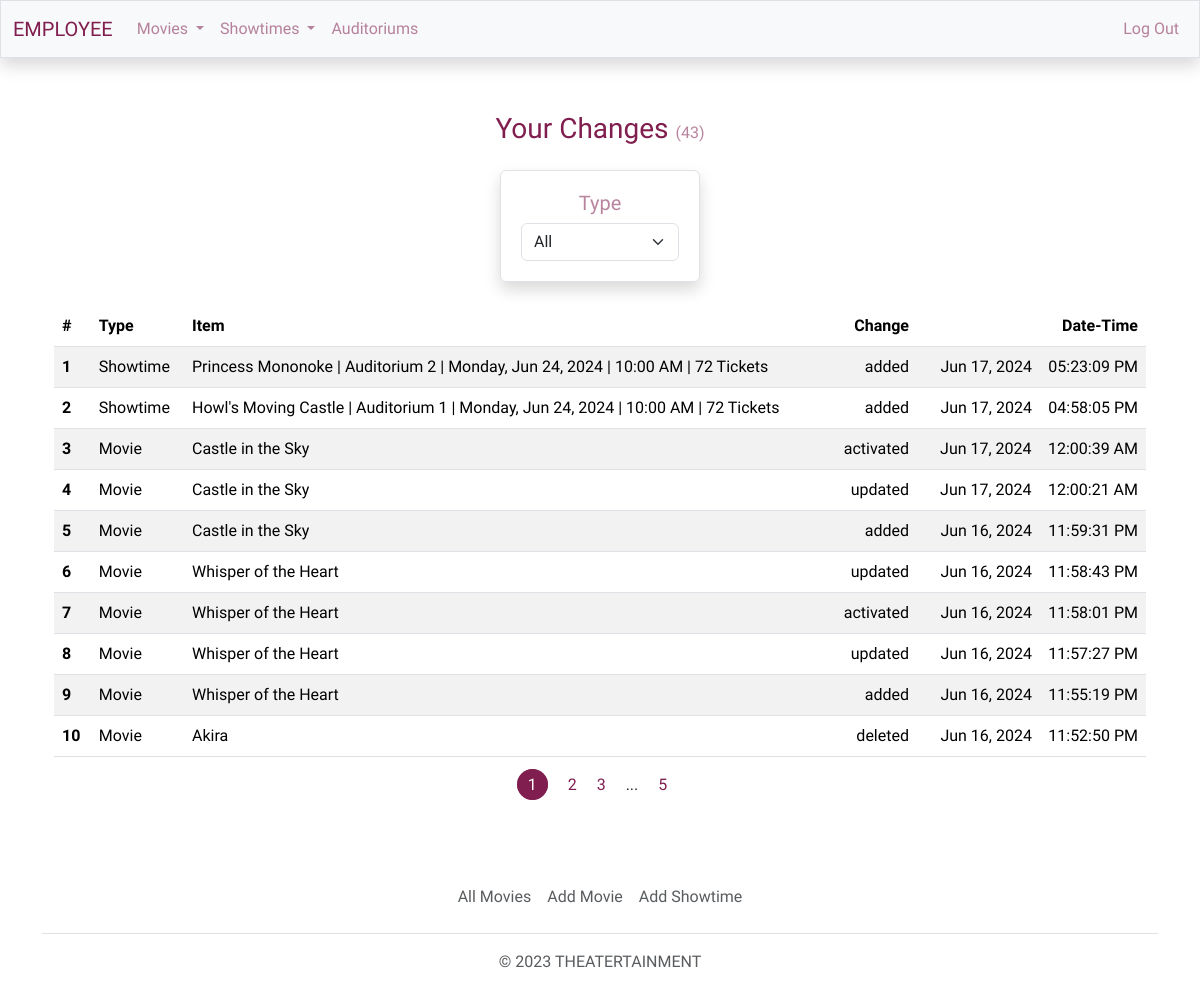
/employee/ (signed in), run on the app's committed database.
### theatert/models.py (models this page shows, shortened)
class Change(db.Model):
    id = db.Column(db.Integer, primary_key=True)
    action = db.Column(db.String(10), nullable=False)
    table_name = db.Column(db.String(10), nullable=False)
    data_id = db.Column(db.Integer, nullable=False)
    date = db.Column(db.DateTime, nullable=False, default=datetime.utcnow)
    employee_id = db.Column(db.Integer, db.ForeignKey('employee.id'), nullable=False)

class Movie(db.Model):
    id = db.Column(db.Integer, primary_key=True)
    tmdb_id = db.Column(db.Integer, unique=True, nullable=False)
    title = db.Column(db.String, nullable=False)
    route = db.Column(db.String, unique=True, nullable=False)
    status = db.Column(db.String)
    overview = db.Column(db.String)
    release_date = db.Column(db.DateTime)
    runtime = db.Column(db.Integer)
    tagline = db.Column(db.String)
    rating = db.Column(db.String)
    poster_path = db.Column(db.String)
    backdrop_path = db.Column(db.String)
    trailer_path = db.Column(db.String)
    active = db.Column(db.Boolean, default=False, nullable=False)
    deleted = db.Column(db.Boolean, default=False, nullable=False)
    genres = db.relationship('Genre', secondary=genres, lazy='subquery',
                             backref=db.backref('movies', lazy=True)) # Can have many genres
    screenings = db.relationship('Screening', backref='movie', lazy=True) # Can have many screenings
    watchlist = db.relationship('Watchlist', backref='movie', lazy=True) # Can be a part of many watchlists

### theatert/users/employees/routes.py (the view)
@employees.route('/')
@login_required(role='EMPLOYEE')
def home():
    page = request.args.get('page', 1, type=int)
    type = request.args.get('type', 1, type=int)
    if type == 2:
        data = Change.query.filter_by(employee_id = current_user.id, table_name='movie')\
            .order_by(Change.date.desc())
    elif type == 3:
        data = Change.query.filter_by(employee_id = current_user.id, table_name='screening')\
            .order_by(Change.date.desc())
    else:
        data = Change.query.filter_by(employee_id = current_user.id)\
            .order_by(Change.date.desc())
    total = data.count()
    data = data.paginate(page=page, per_page=10)
    changes = []
    for c in data.items:
            if c.table_name == 'movie':
                dt = utc.localize(c.date)
                temp = {'change' : c.action,
                        'table_name' : 'Movie',
                        'date_time' : dt.astimezone(tz),
                        'item': Movie.query.filter_by(id = c.data_id).first().title}
                changes.append(temp)
            elif c.table_name == 'screening':
                s = Screening.query.filter(Screening.id.is_(c.data_id)).first()
                seats_total = Seat.query.filter(
                            db.and_(
                                Seat.auditorium_id.is_(s.auditorium.id),
                                Seat.seat_type.is_not('empty'))).count()
                dt = utc.localize(c.date)
                temp = {'change' : c.action,
                        'table_name' : 'Showtime',
                        'date_time': dt.astimezone(tz),
                        'item': f'{s.movie.title} | Auditorium {s.auditorium.id} \
                        | {s.start_datetime.strftime("%A, %b %d, %Y")} \
                        | {s.start_datetime.strftime(" %I:%M %p")} \
                        | {seats_total} Tickets'
                }
                changes.append(temp)
    return render_template('employee/home.html', changes=changes, data=data, total=total, type=type)

### theatert/models.py (called while the page is built)
@login_manager.user_loader
def load_user(user_id):
    return User.query.filter(User.id.is_(user_id)).first()

### theatert/users/utils.py (called while the page is built)
def login_required(role="ANY"):
    def wrapper(f):
        @wraps(f)
        def decorated_function(*args, **kwargs):
            if not current_user.is_authenticated:
                if role == "MEMBER":
                    session['form_data_login'] = request.form
                return login_manager.unauthorized()
            return f(*args, **kwargs)
        return decorated_function
    return wrapper

### theatert/templates/employee/home.html (shortened to what this page needs)
{% extends "employee/layout.html" %}
{% block main %}
    {% if changes|length == 0 %}
        <h6 class="text-body-secondary my-4">You have made no changes to the database.</h6>
    {% else %}
        <h3 class="color-dark mb-2">Your Changes <span class="my-small color-light">({{ total }})</span></h3>
        <div class="border container cont-5 rounded shadow mb-4">
            <h5 class="color-light">Type</h5>
            <select class="form-select" id="select-link">
                {% if type == 2 %}
                    <option value="{{ url_for('employees.home', type=2) }}">Movies</option>
                    <option value="{{ url_for('employees.home', type=3) }}">Showtimes</option>
                    <option value="{{ url_for('employees.home', type=1) }}">All</option>
                {% elif type == 3 %}
                    <option value="{{ url_for('employees.home', type=3) }}">Showtimes</option>
                    <option value="{{ url_for('employees.home', type=2) }}">Movies</option>
                    <option value="{{ url_for('employees.home', type=1) }}">All</option>
                {% else %}
                    <option value="{{ url_for('employees.home', type=1) }}">All</option>
                {% endif %}
            </select>
        </div>
        <div class="table-responsive-xl">
            <table class="table table-striped">
                <thead>
                    <tr>
                        <th class="text-start">#</th>
                        <th class="text-start">Type</th>
                        <th class="text-start">Item</th>
                        <th class="text-end">Change</th>
                        <th class="text-end">Date-Time</th>
                    </tr>
                </thead>
                <tbody>
                    {% for c in changes %}
                        <tr>
                            <th class="text-start">{{ loop.index }}</th>
                            <td class="text-start">{{ c['table_name'] }}</td>
                            <td class="text-start">{{ c['item'] }}</td>
                            <td class="text-end">{{ c['change'] }}</td>
                            <td class="text-end">{{ c['date_time'].strftime("%b %d, %Y") }}&emsp;{{ c['date_time'].strftime("%I:%M:%S %p") }}</td>
                        </tr>
                    {% endfor %}
                </tbody>
            </table>
        </div>
        {% for pg_num in data.iter_pages(left_edge=1, right_edge=1, left_current=1, right_current=2) %}
            {% if pg_num %}
                {% if data.page == pg_num %}
                    <a class="page-current me-3" href="{{ url_for('employees.home', type=type, page=pg_num) }}">{{ pg_num }}</a>
                {% else %}
                    <a class="page me-3" href="{{ url_for('employees.home', type=type, page=pg_num) }}">{{ pg_num }}</a>
                {% endif %}
            {% else %}
                <span class="me-3">...</span>
            {% endif %}
        {% endfor %}
    {% endif %}
{% endblock %}

### theatert/templates/employee/layout.html (shortened to what this page needs)
<!DOCTYPE html>
<html lang="en" class="h-100">
    <head>
        <link href="/../../static/css/styles.css" rel="stylesheet">
        <link href="/../../static/css/main.css" rel="stylesheet">
    </head>
    <body class="d-flex flex-column h-100 pt-5">
        <nav class="bg-light border fixed-top navbar navbar-expand-md navbar-light shadow">
            <div class="container-fluid">
                <a class="navbar-brand" href="{{url_for('employees.home')}}"><span class="color-dark">EMPLOYEE</span></a>
                <div class="collapse navbar-collapse" id="navbar">
                    {% if current_user.is_authenticated %}
                        <ul class="navbar-nav me-auto">
                            <li class="nav-item dropdown">
                                <a class="nav-link dropdown-toggle" href="#" role="button" data-bs-toggle="dropdown" aria-expanded="false">
                                  Movies
                                </a>
                            </li>
                            <li class="nav-item dropdown">
                                <a class="nav-link dropdown-toggle" href="#" role="button" data-bs-toggle="dropdown" aria-expanded="false">
                                  Showtimes
                                </a>
                            </li>
                            <li class="nav-item"><a class="nav-link" href="{{ url_for('employees.auditoriums') }}">Auditoriums</a></li>
                        </ul>
                        <ul class="navbar-nav ms-auto">
                            <li class="nav-item"><a class="nav-link" href="{{ url_for('users.logout') }}">Log Out</a></li>
                        </ul>
                    {% endif %}
                </div>
            </div>
        </nav>
        <main class="container container-fluid my-3 py-5 text-center">
            <div class="container">
                {% block main %}{% endblock %}
            </div>
        </main>
        <footer class="footer mt-auto py-3 my-1">
            <div class="container">
                <ul class="nav justify-content-center border-bottom pb-3 mb-3">
                    {% if current_user.is_authenticated%}
                        <li class="nav-item"><a href="{{ url_for('employees.movies.all_movies') }}" class="nav-link px-2 text-muted">All Movies</a></li>
                        <li class="nav-item"><a href="{{ url_for('employees.movies.add_movie') }}" class="nav-link px-2 text-muted">Add Movie</a></li>
                        <li class="nav-item"><a href="{{ url_for('employees.showtimes.add_showtime') }}" class="nav-link px-2 text-muted">Add Showtime</a></li>
                    {% else %}
                        <li class="nav-item"><a href="/" class="nav-link px-2 text-muted">Home</a></li>
                    {% endif %}
                </ul>
                <p class="text-center text-muted">&copy; 2023 THEATERTAINMENT</p>
            </div>
        </footer>
    </body>
</html>

### theatert/static/css/main.css (style rules this page uses)
a { text-decoration: none; color: inherit; }
body { font-family: 'Work Sans', sans-serif!important; }
.cont-1, .cont-2, .cont-3, .cont-4, .cont-5, .cont-6, .cont-7 { border-radius: 25px; margin-top: 3vh; padding: 20px; width: 70vw; }
.cont-5 { width: 200px; }
.my-small { font-size: medium; }

### data on the page
Change: table_name "Showtime", item "Princess Mononoke | Auditorium 2 | Monday, Jun 24, 2024 | 10:00 AM | 72 Tickets", change "added", date_time "Jun 17, 2024", date_time "05:23:09 PM"
Change: table_name "Showtime", item "Howl's Moving Castle | Auditorium 1 | Monday, Jun 24, 2024 | 10:00 AM | 72 Tickets", change "added", date_time "Jun 17, 2024", date_time "04:58:05 PM"
Movie: item "Castle in the Sky" "Castle in the Sky" "Castle in the Sky"
Change: change "activated"
Change: change "updated"
Change: change "added"
Movie: item "Whisper of the Heart" "Whisper of the Heart" "Whisper of the Heart" "Whisper of the Heart"
Change: change "updated"
Change: change "activated"
Change: change "updated"
Change: change "added"
Movie: item "Akira"
Change: change "deleted"

### other printed values
{{ total }} "43"
{{ c['table_name'] }} "Movie" "Movie" "Movie" "Movie" "Movie" "Movie" "Movie" "Movie"
{{ c['date_time'].strftime("%b %d, %Y") }} "Jun 17, 2024" "Jun 17, 2024" "Jun 16, 2024" "Jun 16, 2024" "Jun 16, 2024" "Jun 16, 2024" "Jun 16, 2024" "Jun 16, 2024"
{{ c['date_time'].strftime("%I:%M:%S %p") }} "12:00:39 AM" "12:00:21 AM" "11:59:31 PM" "11:58:43 PM" "11:58:01 PM" "11:57:27 PM" "11:55:19 PM" "11:52:50 PM"
{{ pg_num }} "1"
{{ pg_num }} "2" "3" "5"
